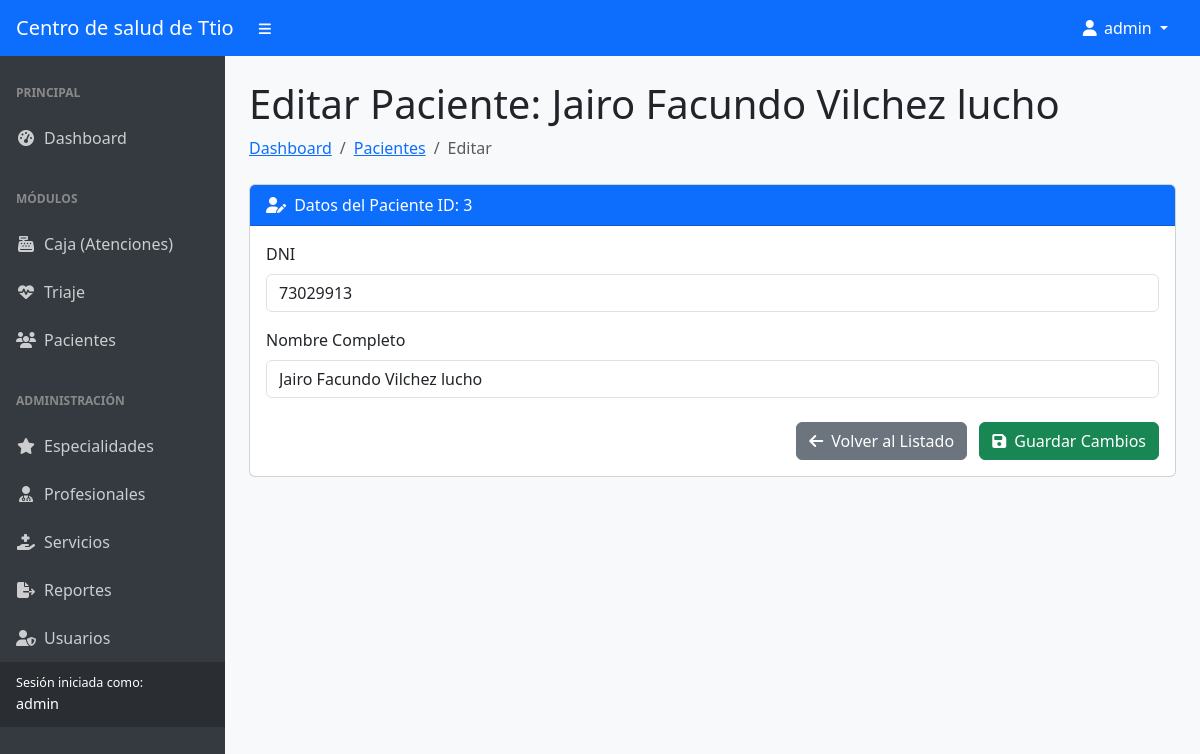
/paciente/editar/3 (signed in), run on the app's committed database.
### tables this page shows
CREATE TABLE `pacientes` (
  `id_paciente` int(11) NOT NULL,
  `dni` varchar(15) NOT NULL,
  `nombre_completo` varchar(255) NOT NULL,
  `ultima_visita` datetime DEFAULT NULL,
  `eliminado_suavemente` tinyint(1) NOT NULL DEFAULT 0,
  `fecha_nacimiento` date DEFAULT NULL,
  `telefono` varchar(20) DEFAULT NULL,
  `visible` tinyint(1) NOT NULL DEFAULT 1 COMMENT '1=Visible, 0=Borrado suave'
);

### controllers/PacienteController.php (called while the page is built, shortened)
<?php
class PacienteController extends Controller {
    private $pacienteModel;
    public function __construct() {
        $this->pacienteModel = $this->loadModel('PacienteModel');
    }
    public function editar($id_paciente) {
        $paciente = $this->pacienteModel->getById($id_paciente);
        $data = [ 'titulo' => 'Editar Paciente: ' . $paciente->nombre_completo, 'paciente' => $paciente ];
        $this->renderView('pacientes/form', $data, true);
    }
}

### core/App.php (called while the page is built, shortened)
<?php
class App {
    protected $method = 'index';
    public function __construct() {
        $url = $this->parseUrl();
        if (isset($url[0]) && file_exists(APP_ROOT . '/controllers/' . ucwords($url[0]) . 'Controller.php')) {
            unset($url[0]);
        } elseif (!isset($url[0]) && isset($_SESSION['id_usuario'])) {
            $this->controller = 'DashboardController';
        }
        $this->controller = new $this->controller;
        if (isset($url[1])) {
            if (method_exists($this->controller, $url[1])) {
                $this->method = $url[1];
                unset($url[1]);
            } else {
            }
        }
        $this->params = $url ? array_values($url) : [];
        call_user_func_array([$this->controller, $this->method], $this->params);
    }
    public function parseUrl() {
        if (isset($_GET['url'])) {
            return $url = explode('/', filter_var(rtrim($_GET['url'], '/'), FILTER_SANITIZE_URL));
        }
        return [];
    }
}
?>

### index.php (called while the page is built, shortened)
<?php
require_once APP_ROOT . '/core/App.php';
require_once APP_ROOT . '/core/Controller.php';
require_once APP_ROOT . '/core/Database.php';
require_once APP_ROOT . '/core/Model.php';
$app = new App();

### core/Database.php (called while the page is built, shortened)
<?php
class Database {
    private $host = DB_HOST;
    private $user = DB_USER;
    private $pass = DB_PASS;
    private $dbname = DB_NAME;
    private $charset = DB_CHARSET;
    protected $db;
    public function __construct() {
        $this->dsn = 'mysql:host=' . $this->host . ';dbname=' . $this->dbname . ';charset=' . $this->charset;
        $options = [
            PDO::ATTR_PERSISTENT => true,
            PDO::ATTR_ERRMODE => PDO::ERRMODE_EXCEPTION,
            PDO::ATTR_DEFAULT_FETCH_MODE => PDO::FETCH_OBJ,
            PDO::ATTR_EMULATE_PREPARES => false,
        ];
        try {
            $this->db = new PDO($this->dsn, $this->user, $this->pass, $options);
        } catch (PDOException $e) {
            $this->error = $e->getMessage();
            echo $this->error;
            die();
        }
    }
    public function getDbConnection() {
        return $this->db;
    }
}
?>

### core/Model.php (called while the page is built, shortened)
<?php
class Model {
    protected $db;
    protected $stmt;
    public function __construct($db) {
        $this->db = $db;
    }
    public function query($sql) {
        $this->stmt = $this->db->prepare($sql);
    }
    public function bind($param, $value, $type = null) {
        if (is_null($type)) {
            switch (true) {
                default:
                    $type = PDO::PARAM_STR;
            }
        }
        $this->stmt->bindValue($param, $value, $type);
    }
    public function execute() {
        return $this->stmt->execute();
    }
    public function single() {
        $this->execute();
        return $this->stmt->fetch(PDO::FETCH_OBJ);
    }
}
?>

### models/PacienteModel.php (called while the page is built, shortened)
<?php
class PacienteModel extends Model {
    public function getById($id_paciente) {
        $this->query("SELECT * FROM pacientes WHERE id_paciente = :id");
        $this->bind(':id', $id_paciente);
        return $this->single();
    }
}
?>

### views/pacientes/form.php (the view, shortened to what this page needs)
<?php
$paciente = $paciente ?? null;
?>
<div class="container-fluid px-4">
    <h1 class="mt-4"><?php echo $titulo; ?></h1>
    <ol class="breadcrumb mb-4">
        <li class="breadcrumb-item"><a href="<?php echo APP_URL; ?>/dashboard">Dashboard</a></li>
        <li class="breadcrumb-item"><a href="<?php echo APP_URL; ?>/paciente">Pacientes</a></li>
        <li class="breadcrumb-item active">Editar</li>
    </ol>
    <div class="card mb-4">
        <div class="card-header bg-primary text-white">
            <i class="fas fa-user-edit me-1"></i>
            Datos del Paciente ID: <?php echo $paciente->id_paciente; ?>
        </div>
        <div class="card-body">
            <form action="<?php echo APP_URL; ?>/paciente/actualizar" method="POST">
                <div class="mb-3">
                    <label for="dni" class="form-label">DNI</label>
                    <input type="text" class="form-control" id="dni" name="dni" value="<?php echo htmlspecialchars($paciente->dni); ?>" maxlength="8" required>
                </div>
                <div class="mb-3">
                    <label for="nombre_completo" class="form-label">Nombre Completo</label>
                    <input type="text" class="form-control" id="nombre_completo" name="nombre_completo" value="<?php echo htmlspecialchars($paciente->nombre_completo); ?>" required>
                </div>
                <div class="mt-4 text-end">
                    <a href="<?php echo APP_URL; ?>/paciente" class="btn btn-secondary me-2">
                        <i class="fas fa-arrow-left me-2"></i>Volver al Listado
                    </a>
                    <button type="submit" class="btn btn-success">
                        <i class="fas fa-save me-2"></i>Guardar Cambios
                    </button>
                </div>
            </form>
        </div>
    </div>
</div>

### views/template.php (style rules this page uses)
body { background-color: #f8f9fa; }

### data on the page
pacientes: id_paciente "3", dni "73029913", nombre_completo "Jairo Facundo Vilchez lucho"

### other printed values
SITE_NAME "Centro de salud de Ttio"
$_SESSION['username'] "admin"
$rol "admin"
$titulo "Editar Paciente: Jairo Facundo Vilchez lucho"
